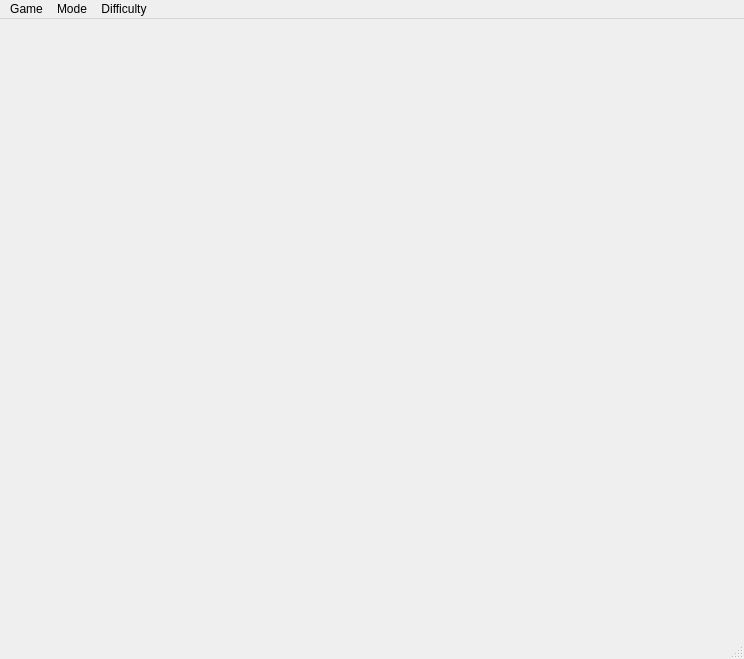
<?xml version="1.0" encoding="UTF-8"?>
<ui version="4.0">
 <class>MainWindow</class>
 <widget class="QMainWindow" name="MainWindow">
  <property name="geometry">
   <rect>
    <x>0</x>
    <y>0</y>
    <width>744</width>
    <height>659</height>
   </rect>
  </property>
  <property name="windowTitle">
   <string>Sudoku Game</string>
  </property>
  <widget class="QWidget" name="centralwidget">
   <widget class="QWidget" name="gridLayoutWidget">
    <property name="geometry">
     <rect>
      <x>0</x>
      <y>10</y>
      <width>741</width>
      <height>591</height>
     </rect>
    </property>
    <layout class="QGridLayout" name="grid_layout"/>
   </widget>
  </widget>
  <widget class="QMenuBar" name="menubar">
   <property name="geometry">
    <rect>
     <x>0</x>
     <y>0</y>
     <width>744</width>
     <height>22</height>
    </rect>
   </property>
   <widget class="QMenu" name="menuGame">
    <property name="title">
     <string>Game</string>
    </property>
    <addaction name="menu_new"/>
    <addaction name="menu_openfile"/>
    <addaction name="menu_solve"/>
    <addaction name="menu_help"/>
    <addaction name="menu_exit"/>
   </widget>
   <widget class="QMenu" name="menumode">
    <property name="title">
     <string>Mode</string>
    </property>
    <addaction name="light_mode"/>
    <addaction name="dark_mode"/>
   </widget>
   <widget class="QMenu" name="menuDiffculty">
    <property name="title">
     <string>Difficulty</string>
    </property>
    <addaction name="difficulty_easy"/>
    <addaction name="difficulty_normal"/>
    <addaction name="difficulty_hard"/>
   </widget>
   <addaction name="menuGame"/>
   <addaction name="menumode"/>
   <addaction name="menuDiffculty"/>
  </widget>
  <widget class="QStatusBar" name="statusbar"/>
  <action name="menu_new">
   <property name="text">
    <string>New Game</string>
   </property>
  </action>
  <action name="menu_openfile">
   <property name="text">
    <string>Open File</string>
   </property>
  </action>
  <action name="menu_solve">
   <property name="text">
    <string>Solve</string>
   </property>
  </action>
  <action name="menu_help">
   <property name="text">
    <string>Help</string>
   </property>
  </action>
  <action name="menu_exit">
   <property name="text">
    <string>Exit</string>
   </property>
  </action>
  <action name="light_mode">
   <property name="text">
    <string>light_mode</string>
   </property>
  </action>
  <action name="dark_mode">
   <property name="text">
    <string>dark_mode</string>
   </property>
  </action>
  <action name="difficulty_easy">
   <property name="text">
    <string>Easy</string>
   </property>
  </action>
  <action name="difficulty_normal">
   <property name="text">
    <string>Normal</string>
   </property>
  </action>
  <action name="difficulty_hard">
   <property name="text">
    <string>Hard</string>
   </property>
  </action>
 </widget>
 <resources/>
 <connections/>
</ui>
